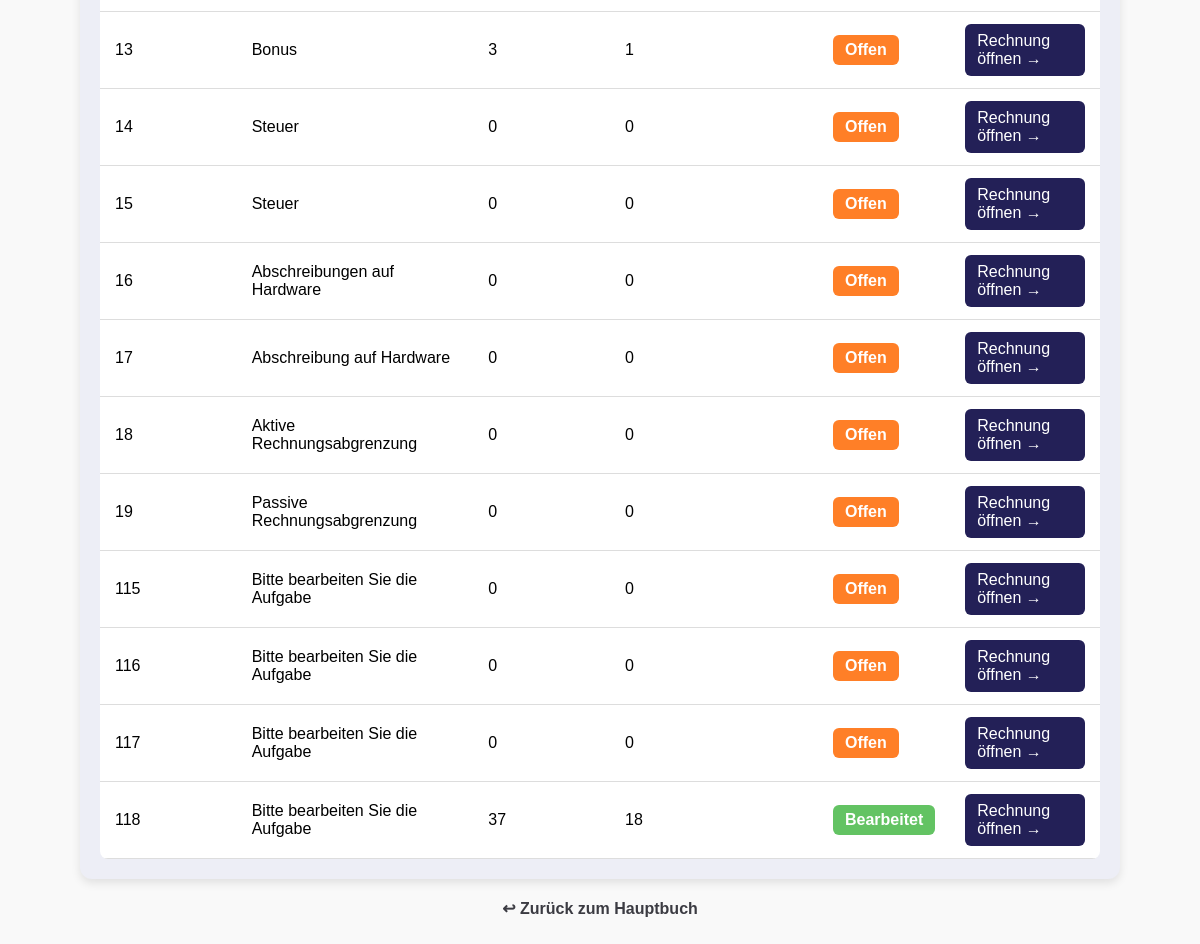
The app's page /posts/rechnungsuebersicht/ (signed in, lower part), older data.
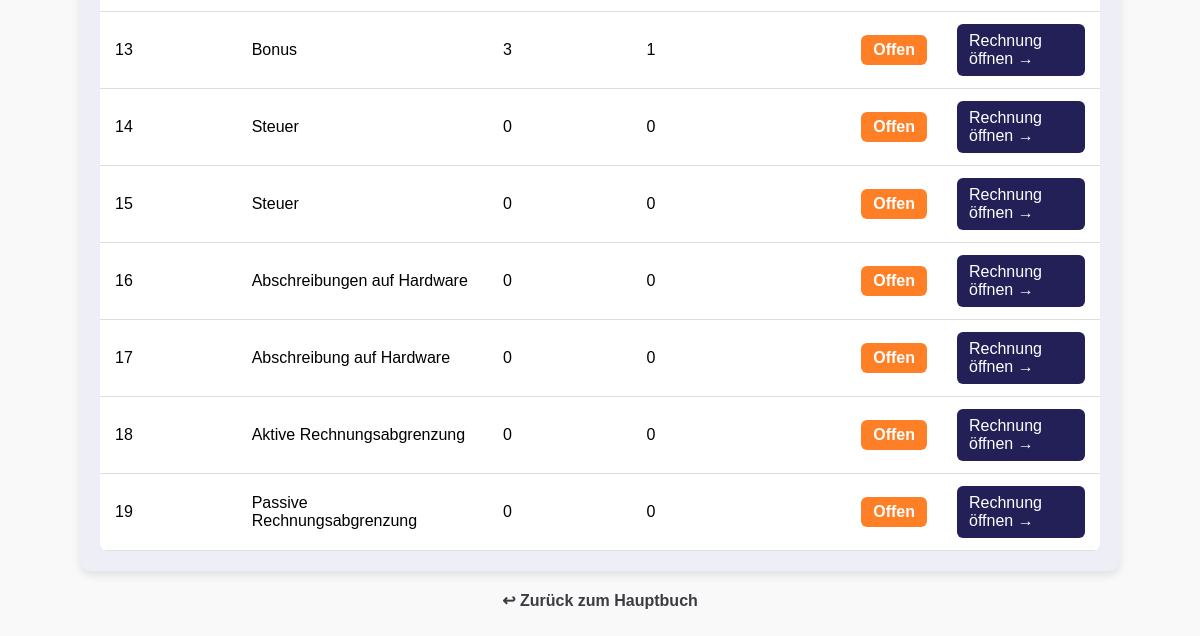
The same page, newer data.
### posts/models.py (models this page shows, shortened)
class Aufgabe_neu(models.Model):
    RECHNUNGSTYPEN = [
        ('eingehend', 'Eingehende Rechnung'),
        ('ausgehend', 'Ausgehende Rechnung'),
        ('intern', 'Interner Vorgang'),
    ]
    unternehmen_kategorie = models.ForeignKey(Unternehmen, on_delete=models.CASCADE)
    fragentyp = models.ForeignKey(Aufgabenkategorie,null=True, on_delete=models.CASCADE)
    ersteller = models.IntegerField(null=True, blank=True)
    unterkategorie = models.IntegerField(null = True, blank=True, default = 1)
    fragentyp_text = models.CharField(null = True,max_length=255)
    mailtext = models.TextField()
    frage = models.TextField(null=True,default="Dieses Feld kann gelöscht werden")
    nutzungsdauer = models.IntegerField(null=True, blank=True)
    feedback_konto_falsch = models.TextField(null=True, blank=True, help_text="Feedback, wenn ein falsches Konto gewählt wurde.")
    feedback_betrag_falsch = models.TextField(null=True, blank=True, help_text="Feedback, wenn der Betrag falsch ist.")
    eigene_ansicht = models.TextField(blank=True, null=True, default='Secure Net\nTreskowallee 8\n10318 Berlin')
    rechnungsnummer = models.CharField(max_length=50, blank=True, null=True, default='RE-00001')
    datum = models.DateField(blank=True, null=True, auto_now_add=True)
    rechnungsbetrag = models.DecimalField(max_digits=10, decimal_places=2, blank=True, null=True, default=0.00)
    zahlweise = models.CharField(max_length=255, blank=True, null=True, default='Überweisung innerhalb von 14 Tagen')
    verabschiedung = models.TextField(blank=True, null=True, default='Mit freundlichen Grüßen\nIhr Unternehmen')
    kontakt = models.TextField(blank=True, null=True, default='Tel: 01234 567890\nE-Mail: info@unternehmen.de')
    beschreibung = models.TextField(blank=True, null=True, default='Keine weiteren Details angegeben.')
    rechnungstyp = models.CharField(max_length=20, choices=RECHNUNGSTYPEN, default='intern')
    aufgabeninfo = models.TextField(null=True, blank=True, help_text="Optionaler Informationstext zur Aufgabe (HTML erlaubt).")

### posts/views.py (the view)
# urls.py: path('rechnungsuebersicht/', views.rechnungsuebersicht, name='rechnungsuebersicht'),
@login_required
def rechnungsuebersicht(request):
    user = request.user
    nutzer_aufgaben = NutzerAufgabe.objects.filter(nutzer=user)
    rechnungsdaten = []
    for nutzer_aufgabe in nutzer_aufgaben:
        aufgabe = nutzer_aufgabe.aufgabe
        if not (aufgabe.ersteller == user.id or aufgabe.ersteller == 1):
            continue  # ⛔ fremde Aufgabe, überspringen
        buchungen = Buchung.objects.filter(aufgabe=aufgabe, nutzer=user)
        anzahl_buchungen = buchungen.count()
        anzahl_korrekturbuchungen = buchungen.filter(korrekturbuchung=True).count()
        rechnungsdaten.append({
            'rechnungsnr': aufgabe.id,
            'fragentyp_text': aufgabe.fragentyp_text,
            'anzahl_buchungen': anzahl_buchungen,
            'anzahl_korrekturbuchungen': anzahl_korrekturbuchungen,
            'aufgabenstatus': nutzer_aufgabe.bearbeitungsstand
        })
    return render(request, 'posts/rechnungsuebersicht.html', {'rechnungsdaten': rechnungsdaten})

### posts/templates/posts/rechnungsuebersicht.html (shortened to what this page needs)
{% extends 'master_layout.html' %}
{% load static %}
{% block css %}
    <link rel="stylesheet" href="{% static 'css/rechnungsübersicht.css' %}">
{% endblock %}
{% block content %}
<div class="content-wrapper">
    <table>
        <tbody>
            {% for rechnung in rechnungsdaten %}
                <tr>
                    <td>{{ rechnung.rechnungsnr }}</td>
                    <td>{{ rechnung.fragentyp_text }}</td>
                    <td>{{ rechnung.anzahl_buchungen }}</td>
                    <td>{{ rechnung.anzahl_korrekturbuchungen }}</td>
                    <td>
                        {% if rechnung.aufgabenstatus == "offen" %}
                            <span class="status offen">Offen</span>
                        {% else %}
                            <span class="status bearbeitet">Bearbeitet</span>
                        {% endif %}
                    </td>
                    <td>
                        <a href="{% url 'posts:rechnung_detail' rechnung.rechnungsnr %}" class="btn">
                            Rechnung öffnen →
                        </a>
                    </td>
                </tr>
            {% empty %}
                <tr>
                    <td colspan="6">Keine Rechnungen gefunden.</td>
                </tr>
            {% endfor %}
        </tbody>
    </table>
</div>
<a href="{% url 'posts:hauptbuch' %}" class="back-btn">↩ Zurück zum Hauptbuch</a>
{% endblock %}

Row changes from the older to the newer data that the page shows:
removed Aufgabe_neu: fragentyp_text "Bitte bearbeiten Sie die Aufgabe"
removed Aufgabe_neu: fragentyp_text "Bitte bearbeiten Sie die Aufgabe"
removed Aufgabe_neu: fragentyp_text "Bitte bearbeiten Sie die Aufgabe"
removed Aufgabe_neu: fragentyp_text "Bitte bearbeiten Sie die Aufgabe"
Text that changed along with them:
list line gone: "115 0 0 Offen Rechnung öffnen →"
list line gone: "116 0 0 Offen Rechnung öffnen →"
list line gone: "117 0 0 Offen Rechnung öffnen →"
list line gone: "118 37 18 Bearbeitet Rechnung öffnen →"
